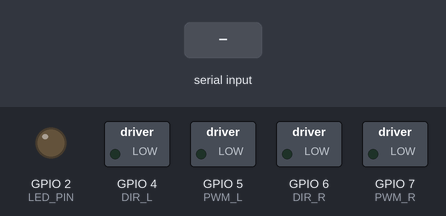
This sketch was run on a simulated ESP32-S3. On the bench: switched loads named in the sketch (green lamp = pin HIGH), output pins drawn as LEDs (lit = HIGH). The test bench sets the inputs (shaded band). What the sketch prints to the serial monitor is not drawn.

Above: at 1.5 s.
1.6 s: "w" received over Serial
At 2.6 s:
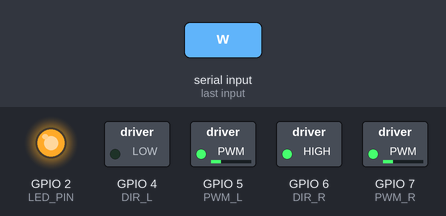
3.1 s: "s" received over Serial
At 3.8 s:
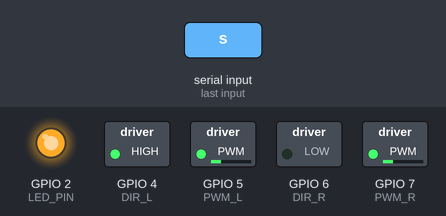
4.6 s: "a" received over Serial
At 4.9 s:
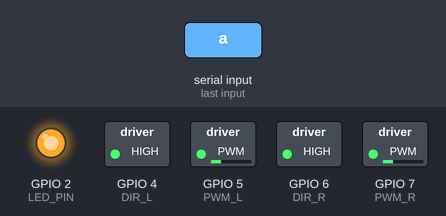
6.1 s: "d" received over Serial
At 7.3 s:
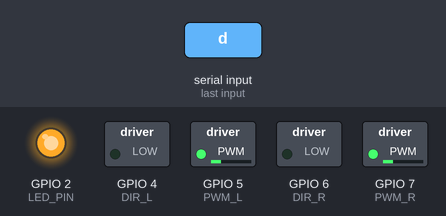
7.6 s: "x" received over Serial
At 8.4 s:
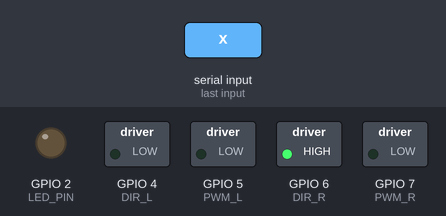
9.1 s: "W" received over Serial
At 9.6 s:
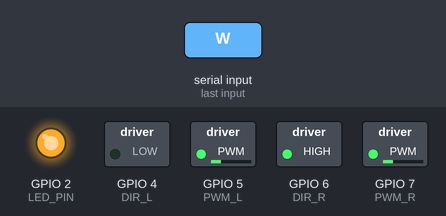
Timing chart, 0 to 11.6 s (numbered marks = the images above; inputs shaded):
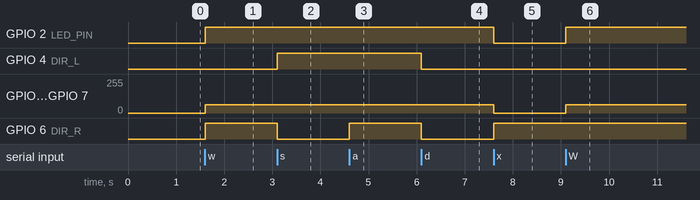

The sketch:

teleop.ino
```cpp
/*
 * ================================================================
 *  Diff Drive Teleop  |  ESP32-S3 DevKit  |  Cytron DD10A
 *  Compatible with ESP32 Arduino Core 3.x
 * ================================================================
 */

// ── Pins ─────────────────────────────────────────────────────
#define DIR_L    4
#define PWM_L    5
#define DIR_R    6
#define PWM_R    7
#define LED_PIN  2

// ── LEDC ─────────────────────────────────────────────────────
#define LEDC_FREQ  20000
#define LEDC_BITS  8

// ── Motor inversion ──────────────────────────────────────────
#define INVERT_LEFT  true
#define INVERT_RIGHT false

// ── Watchdog ─────────────────────────────────────────────────
#define WATCHDOG_ENABLE 1
#define WATCHDOG_MS     500

// ── Speed ────────────────────────────────────────────────────
int fwdSpeed  = 25;
int turnSpeed = 25;

const int FWD_CAP  = 80;
const int TURN_CAP = 80;

// ── Serial verbose toggle ─────────────────────────────────────
bool verbose = false;

// ── Latch state ───────────────────────────────────────────────
char latchedCmd   = '0';
#define LATCH_REPEAT_MS  100

// ── State ────────────────────────────────────────────────────
bool          running   = false;
unsigned long lastCmdMs = 0;
unsigned long lastLatchMs = 0;
String        cmdBuf    = "";

// ── Logging ──────────────────────────────────────────────────
#define LOG(...)  Serial.printf(__VA_ARGS__)
#define LOGV(...) if (verbose) Serial.printf(__VA_ARGS__)

// ================================================================
// PWM SETUP (ESP32 Core 3.x compatible)
// ================================================================
void pwmSetup() {
  // Attach each PWM pin with frequency and resolution
  ledcAttach(PWM_L, LEDC_FREQ, LEDC_BITS);
  ledcAttach(PWM_R, LEDC_FREQ, LEDC_BITS);
}

void pwmL(int v) {
  ledcWrite(PWM_L, constrain(v, 0, 255));
}

void pwmR(int v) {
  ledcWrite(PWM_R, constrain(v, 0, 255));
}

// ================================================================
// MOTORS
// ================================================================
int pctTo8bit(int pct) {
  return map(constrain(abs(pct), 0, 100), 0, 100, 0, 255);
}

void setLeftMotor(int pct) {
  pct = constrain(pct, -100, 100);
  bool fwd = (pct >= 0);
  if (INVERT_LEFT) fwd = !fwd;
  digitalWrite(DIR_L, fwd ? HIGH : LOW);
  pwmL(pctTo8bit(pct));
}

void setRightMotor(int pct) {
  pct = constrain(pct, -100, 100);
  bool fwd = (pct >= 0);
  if (INVERT_RIGHT) fwd = !fwd;
  digitalWrite(DIR_R, fwd ? HIGH : LOW);
  pwmR(pctTo8bit(pct));
}

void setMotors(int l, int r) {
  setLeftMotor(l);
  setRightMotor(r);
  running = (l != 0 || r != 0);
  digitalWrite(LED_PIN, running ? HIGH : LOW);
}

// ================================================================
// MOTION COMMANDS
// ================================================================
void cmdForward() {
  int sp = min(fwdSpeed, FWD_CAP);
  setMotors(sp, sp);
  LOGV("[FWD]\n");
}

void cmdBackward() {
  int sp = min(fwdSpeed, FWD_CAP);
  setMotors(-sp, -sp);
  LOGV("[BWD]\n");
}

void cmdTurnLeft() {
  int sp = min(turnSpeed, TURN_CAP);
  setMotors(-sp, sp);
  LOGV("[LEFT]\n");
}

void cmdTurnRight() {
  int sp = min(turnSpeed, TURN_CAP);
  setMotors(sp, -sp);
  LOGV("[RIGHT]\n");
}

void cmdStop() {
  setMotors(0, 0);
  latchedCmd = '0';
  LOGV("[STOP]\n");
}

void cmdReset() {
  cmdStop();
  fwdSpeed  = 30;
  turnSpeed = 40;
  LOG("[RESET]\n");
}

void printStatus() {
  LOG("{ fwd:%d turn:%d running:%s latch:%c verbose:%s }\n",
      fwdSpeed, turnSpeed,
      running ? "true" : "false",
      latchedCmd == '0' ? '-' : latchedCmd,
      verbose ? "on" : "off");
}

// ================================================================
// COMMAND HANDLING
// ================================================================
void executeMotionChar(char c) {
  switch (c) {
    case 'w': case 'W': cmdForward(); break;
    case 's': case 'S': cmdBackward(); break;
    case 'a': case 'A': cmdTurnLeft(); break;
    case 'd': case 'D': cmdTurnRight(); break;
  }
}

bool isMotionChar(char c) {
  return (c=='w'||c=='W'||c=='s'||c=='S'||c=='a'||c=='A'||c=='d'||c=='D');
}

void handleChar(char c) {
  lastCmdMs = millis();

  if (isMotionChar(c)) {
    latchedCmd = c;
    lastLatchMs = millis();
    executeMotionChar(c);
    return;
  }

  switch (c) {
    case 'x': case 'X': cmdStop(); break;
    case 'h': case 'H': cmdReset(); break;

    case 'v': case 'V':
      verbose = !verbose;
      LOG("[VERBOSE] %s\n", verbose ? "ON" : "OFF");
      break;

    case 'q': fwdSpeed = min(fwdSpeed+5, FWD_CAP); break;
    case 'z': fwdSpeed = max(fwdSpeed-5, 5); break;
    case 'e': turnSpeed = min(turnSpeed+5, TURN_CAP); break;
    case 'c': turnSpeed = max(turnSpeed-5, 5); break;

    case '?': printStatus(); break;
  }
}

// ================================================================
// SERIAL
// ================================================================
void processSerial() {
  while (Serial.available()) {
    char c = Serial.read();
    handleChar(c);
  }
}

// ================================================================
// LATCH
// ================================================================
void latchUpdate() {
  if (latchedCmd == '0') return;
  if (millis() - lastLatchMs < LATCH_REPEAT_MS) return;
  lastLatchMs = millis();
  executeMotionChar(latchedCmd);
}

// ================================================================
// SETUP
// ================================================================
void setup() {
  Serial.begin(115200);
  delay(300);

  pinMode(DIR_L, OUTPUT);
  pinMode(DIR_R, OUTPUT);
  pinMode(LED_PIN, OUTPUT);

  pwmSetup();

  LOG("Diff Drive Ready\n");
}

// ================================================================
// LOOP
// ================================================================
void loop() {
  processSerial();
  latchUpdate();

#if WATCHDOG_ENABLE
  if (latchedCmd == '0' && running && (millis() - lastCmdMs > WATCHDOG_MS)) {
    cmdStop();
  }
#endif
}
```

Measured:
- after the input at 1.6 s, GPIO 2 (LED_PIN), GPIO 6 (DIR_R): LOW → HIGH at once; GPIO 5 (PWM_L), GPIO 7 (PWM_R): 0/255 → 63/255 at once
- after the input at 3.1 s, GPIO 4 (DIR_L): LOW → HIGH at once; GPIO 6 (DIR_R): HIGH → LOW at once
- after the input at 4.6 s, GPIO 6 (DIR_R): LOW → HIGH at once
- after the input at 6.1 s, GPIO 4 (DIR_L), GPIO 6 (DIR_R): HIGH → LOW at once
- after the input at 7.6 s, GPIO 2 (LED_PIN): HIGH → LOW at once; GPIO 5 (PWM_L), GPIO 7 (PWM_R): 63/255 → 0/255 at once; GPIO 6 (DIR_R): LOW → HIGH at once
- after the input at 9.1 s, GPIO 2 (LED_PIN): LOW → HIGH at once; GPIO 5 (PWM_L), GPIO 7 (PWM_R): 0/255 → 63/255 at once
